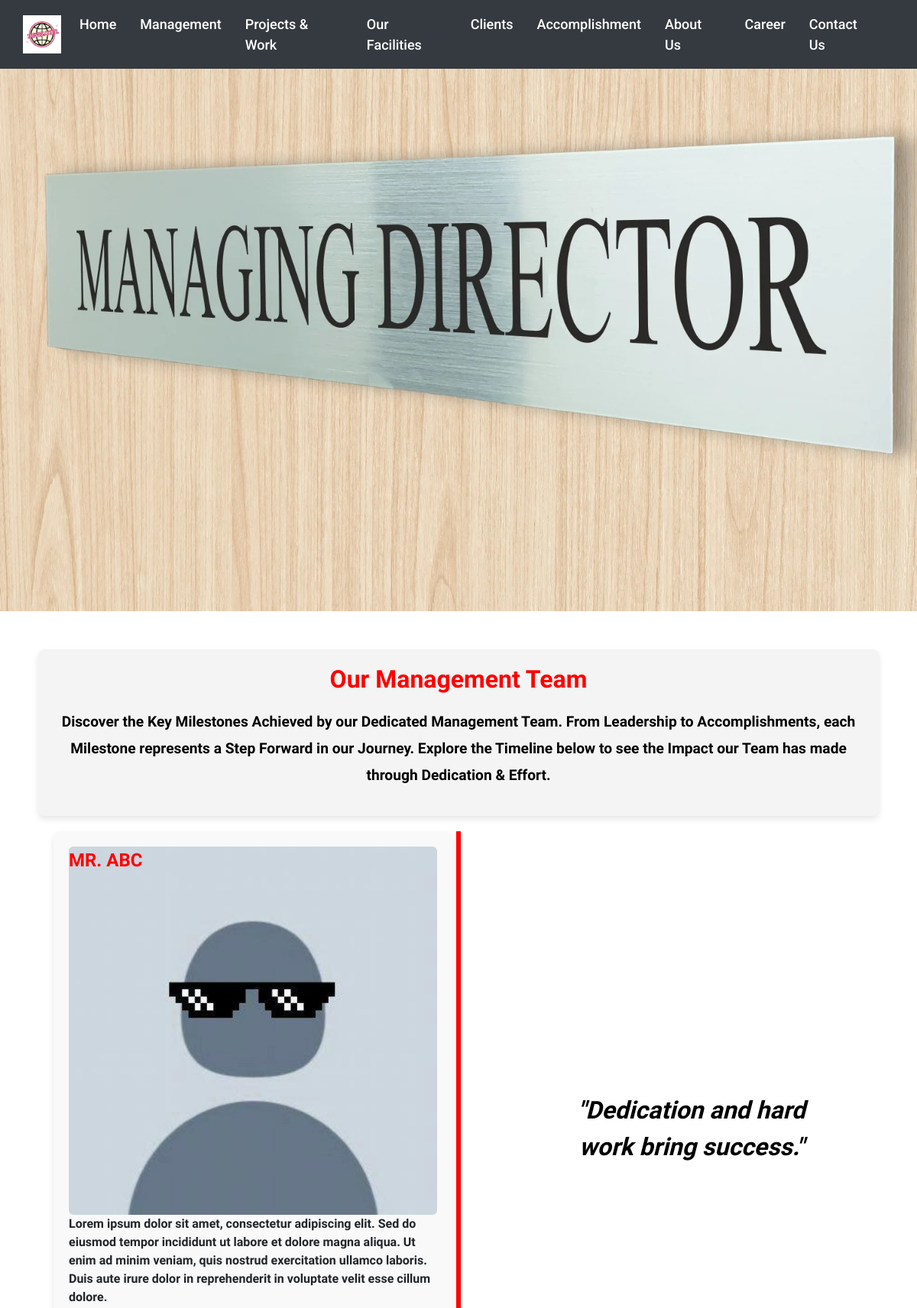
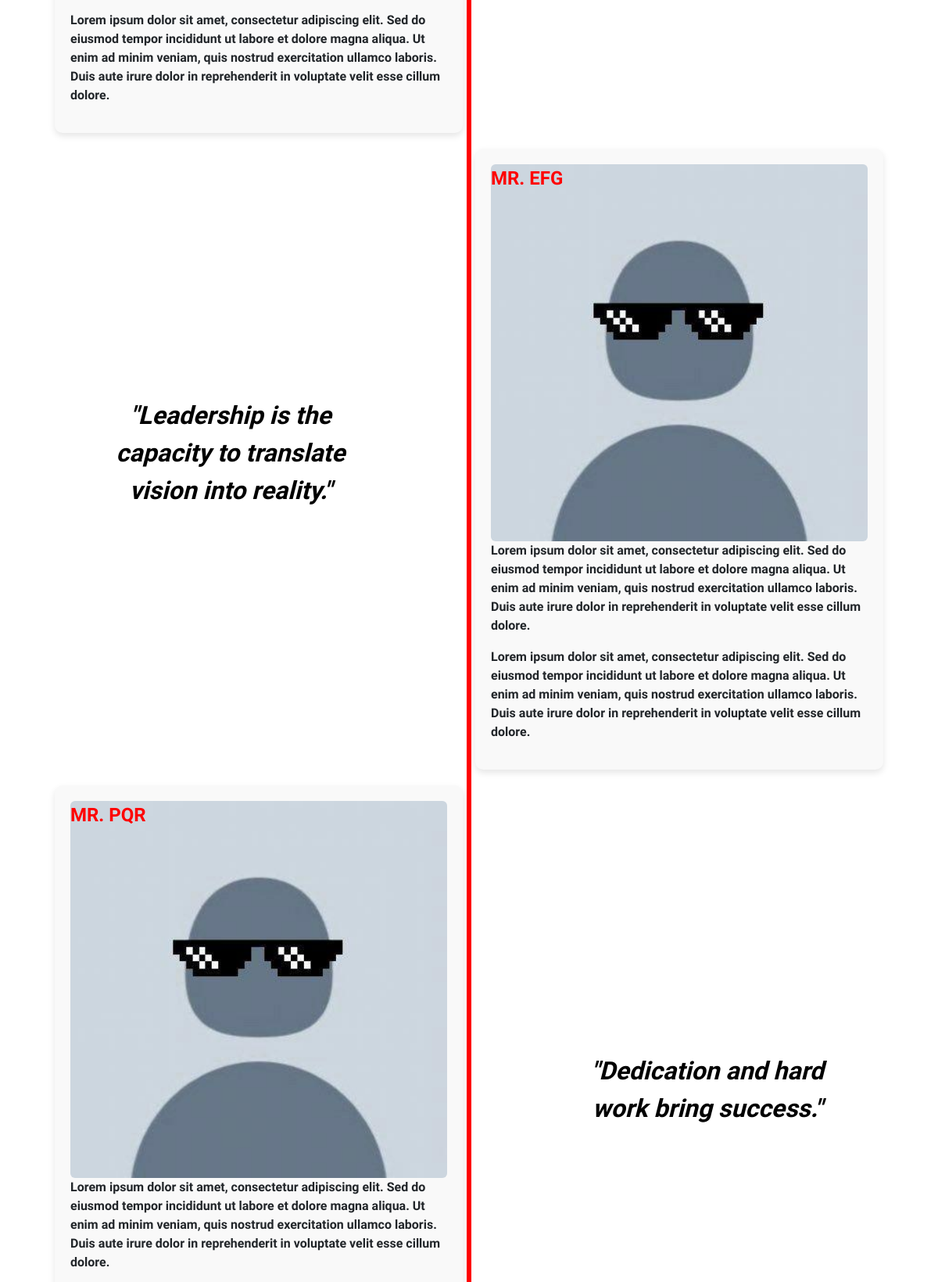
/Management (upper part), run on the app's committed database (2 pictures, top to bottom).
### Old_One/models.py (models this page shows, shortened)
class TimelineItem(models.Model):
    POSITION_CHOICES = [
        ('left', 'Left'),
        ('right', 'Right'),
    ]
    name = models.CharField(max_length=200)
    description = models.TextField()
    additional_description = models.TextField(blank=True, null=True)
    image = models.ImageField(upload_to='timeline_images/', blank=True, null=True)
    position = models.CharField(max_length=10, choices=POSITION_CHOICES)
    left_placeholder = models.CharField(max_length=200, blank=True, null=True)
    right_placeholder = models.CharField(max_length=200, blank=True, null=True)

### Old_One/views.py (the view)
# urls.py: path("Management",views.Management,name="Management"),
def Management(request):
    timeline_items = TimelineItem.objects.all()
    return render(request,"Management.html",{'timeline_items':timeline_items})

### Old_One/templates/Management.html (shortened to what this page needs)
<!DOCTYPE html>
<html lang="en">
<head>
</head>
<body>
    <div class="included-content">{% include 'Navbar.html' %}</div>
    <div class="position-relative">
        <img src="../static/Management/MD_Main.jpg" alt="team" class="img-fluid" />
    </div>
    <div class="intro-paragraph">
        <h3>Our Management Team</h3>
        <p> Discover the Key Milestones Achieved by our Dedicated Management Team. From Leadership to Accomplishments,
            each Milestone represents a Step Forward in our Journey. Explore the Timeline below to see the Impact our
            Team has made through Dedication & Effort.
        </p>
    </div>
    <div class="timeline">
        {% for item in timeline_items %}
        <div class="timeline-item {{ item.position }}">
            {% if item.position == 'left' %}
            <div class="timeline-content">
                <div class="date">{{ item.name }}</div>
                {% if item.image and item.image.url %}
                <img src="{{ item.image.url }}" alt="Image of {{ item.name }}">
                {% endif %}
                <p>{{ item.description }}</p>
                {% if item.additional_description %}
                <p>{{ item.additional_description }}</p>
                {% endif %}
            </div>
            {% if item.right_placeholder %}
            <div class="right-placeholder">
                <p>{{ item.right_placeholder }}</p>
            </div>
            {% endif %}
            {% elif item.position == 'right' %}
            {% if item.left_placeholder %}
            <div class="left-placeholder">
                <p>{{ item.left_placeholder }}</p>
            </div>
            {% endif %}
            <div class="timeline-content">
                <div class="date">{{ item.name }}</div>
                {% if item.image and item.image.url %}
                <img src="{{ item.image.url }}" alt="Image of {{ item.name }}">
                {% endif %}
                <p>{{ item.description }}</p>
                {% if item.additional_description %}
                <p>{{ item.additional_description }}</p>
                {% endif %}
            </div>
            {% endif %}
        </div>
        {% endfor %}
    </div>
    <div class="included-content">{% include 'Footer.html' %}</div>
</body>
</html>

### Old_One/templates/Management.html (style rules this page uses)
body { font-family: Arial, sans-serif; margin: 0; padding: 0; overflow-x: hidden; }
.position-relative img { height: 100vh; width: 100%; object-fit: cover; }
.intro-paragraph { background-color: #f4f4f4; padding: 20px; text-align: center; margin-top: 50px; border-radius: 8px; max-width: 1100px; margin-left: auto; margin-right: auto; box-shadow: 0 4px 8px rgba(0, 0, 0, 0.1); font-family: "Asap", sans-serif; }
.intro-paragraph h3 { font-size: 2rem; font-weight: bold; margin-bottom: 20px; color: red; }
.intro-paragraph p { font-size: 1.2rem; font-weight: 600; line-height: 1.8; color: black; }
.timeline { position: relative; max-width: 1200px; margin: 20px auto; padding: 0 20px; }
.timeline::after { content: ''; position: absolute; width: 6px; background-color: red; top: 0; bottom: 0; left: 50%; margin-left: -3px; }
.timeline-item { display: flex; justify-content: flex-start; position: relative; margin: 20px 0; }
.timeline-item.left { justify-content: flex-start; }
.timeline-item.right { justify-content: flex-end; }
.timeline-content { background-color: #f9f9f9; padding: 20px; border-radius: 10px; box-shadow: 0 4px 8px rgba(0, 0, 0, 0.1); font-family: "Asap", sans-serif; font-weight: 600; width: 45%; }
.timeline-content img { width: 100%; height: auto; border-radius: 6px; }
.timeline-item .date { position: absolute; top: 20px; font-size: 1.5rem; font-weight: bold; font-family: "Asap", sans-serif; color: red; }
.timeline-item.left .timeline-content { margin-left: 50px; }
.timeline-item.right .timeline-content { margin-right: 50px; }
.right-placeholder, .left-placeholder { position: absolute; top: 50%; transform: translateY(-50%); color: black; font-size: 2rem; font-style: italic; font-family: "Asap", sans-serif; font-weight: bold; max-width: 350px; text-align: center; }
.right-placeholder { right: 100px; }
.left-placeholder { left: 100px; }
.timeline-item.left .right-placeholder { display: block; }
.timeline-item.right .left-placeholder { display: block; }

### Old_One/templates/Navbar.html (style rules this page uses)
body, html { font-family: 'Roboto', sans-serif; margin: 0; padding: 0; overflow-x: hidden; }

### data on the page
TimelineItem: name "MR. ABC", image (picture), description "Lorem ipsum dolor sit amet, consectetur adipiscing elit. Sed do eiusmod tempor incididunt ut labore et dolore magna aliqua. Ut enim ad minim veniam, quis nostrud exercitation ullamco laboris. Duis aute irure dolor in reprehenderit in voluptate velit esse cillum dolore.", additional_description "Lorem ipsum dolor sit amet, consectetur adipiscing elit. Sed do eiusmod tempor incididunt ut labore et dolore magna aliqua. Ut enim ad minim veniam, quis nostrud exercitation ullamco laboris. Duis aute irure dolor in reprehenderit in voluptate velit esse cillum dolore.", right_placeholder "\"Dedication and hard work bring success.\""
TimelineItem: left_placeholder "\"Leadership is the capacity to translate vision into reality.\"", name "MR. EFG", image (picture), description "Lorem ipsum dolor sit amet, consectetur adipiscing elit. Sed do eiusmod tempor incididunt ut labore et dolore magna aliqua. Ut enim ad minim veniam, quis nostrud exercitation ullamco laboris. Duis aute irure dolor in reprehenderit in voluptate velit esse cillum dolore.", additional_description "Lorem ipsum dolor sit amet, consectetur adipiscing elit. Sed do eiusmod tempor incididunt ut labore et dolore magna aliqua. Ut enim ad minim veniam, quis nostrud exercitation ullamco laboris. Duis aute irure dolor in reprehenderit in voluptate velit esse cillum dolore."
TimelineItem: name "MR. PQR", image (picture), description "Lorem ipsum dolor sit amet, consectetur adipiscing elit. Sed do eiusmod tempor incididunt ut labore et dolore magna aliqua. Ut enim ad minim veniam, quis nostrud exercitation ullamco laboris. Duis aute irure dolor in reprehenderit in voluptate velit esse cillum dolore.", right_placeholder "\"Dedication and hard work bring success.\""
